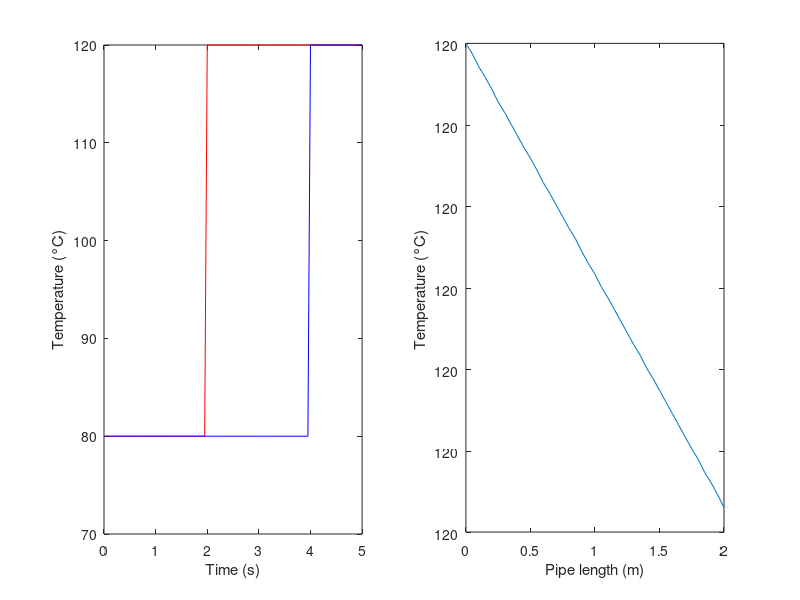

Recreate this plot in MATLAB.
clc;
clear all;
close;

% Constants
cp = 4180;  % J/kgK Heat capacity water
rho = 1000;  % kg/m³ Density water (simplified)

% input parameters
segments = 40;
m_dot = 10; %40/6;
L = 2; %2000;
D_pipe = sqrt(0.01*4/pi());% = 0.30/3;  diameter of pipe to get 0.01m² cross section
Width_ins = 0.05;  % m Thickness of insulation
K = 0.05;  % W/mK thermal conductivity of insulation material (standard value for pipe insulation)
simulation_time = 5;%5000;  % Step size is determined by flow speed

% temperature initialisation
T_init = 80;  % °C
T_env = 0;  % °C
T_in_start = 80;  % °C
T_step = [2, 120];  % After ... sec, increase temperature at inlet to ... °C

% calculating neccesary paramters
nodes = segments + 1;
Area = pi*D_pipe^2/4;
v = m_dot/(rho*Area);
Delay_output = L/v;
delta_t = Delay_output/segments;
time = 0:delta_t:simulation_time;
D_ins_out = D_pipe + 2*Width_ins;
R = log(D_ins_out / D_pipe) / (2 * pi * K * L/segments);
C = L/segments * Area * rho * cp; % heat capacity per unit length of the water in the pipe

% initilising data vectors
T_in = T_in_start*ones(1,length(time));
T_out = T_init*ones(1,length(time));
T_nodes = T_init*ones(1,nodes);
T_update = T_init*ones(1,nodes);

for i = 2:length(time)    
    if time(i) >= T_step(1)
        T_in(i) = T_step(2);
    end
    
    for x = 1:(nodes-1)
        T_update(x+1)= T_env + (T_nodes(x) - T_env) * exp(- delta_t / (R * C));
    end
    T_nodes = T_update;
    T_nodes(1) = T_in(i);
    T_out(i) = T_nodes(nodes);
end

Q_transferred = m_dot*cp*(T_step(2)-T_in_start)/1000; % kW
Q_loss = -m_dot*cp*(T_out(length(T_out))-T_in(length(T_in)))/1000; % kW
disp(['There is a total heat loss of ', num2str(Q_loss), ' KW, meaning a loss of ', num2str(Q_loss/Q_transferred*100), '%.'])

subplot(1,2,1);
plot(time,T_in,'r', time,T_out,'b');
xlabel('Time (s)')
ylabel('Temperature (°C)')
% plot(time,T_in,'r');

subplot(1,2,2); 
plot(linspace(0,L,nodes),T_nodes)
xlabel('Pipe length (m)')
ylabel('Temperature (°C)')

